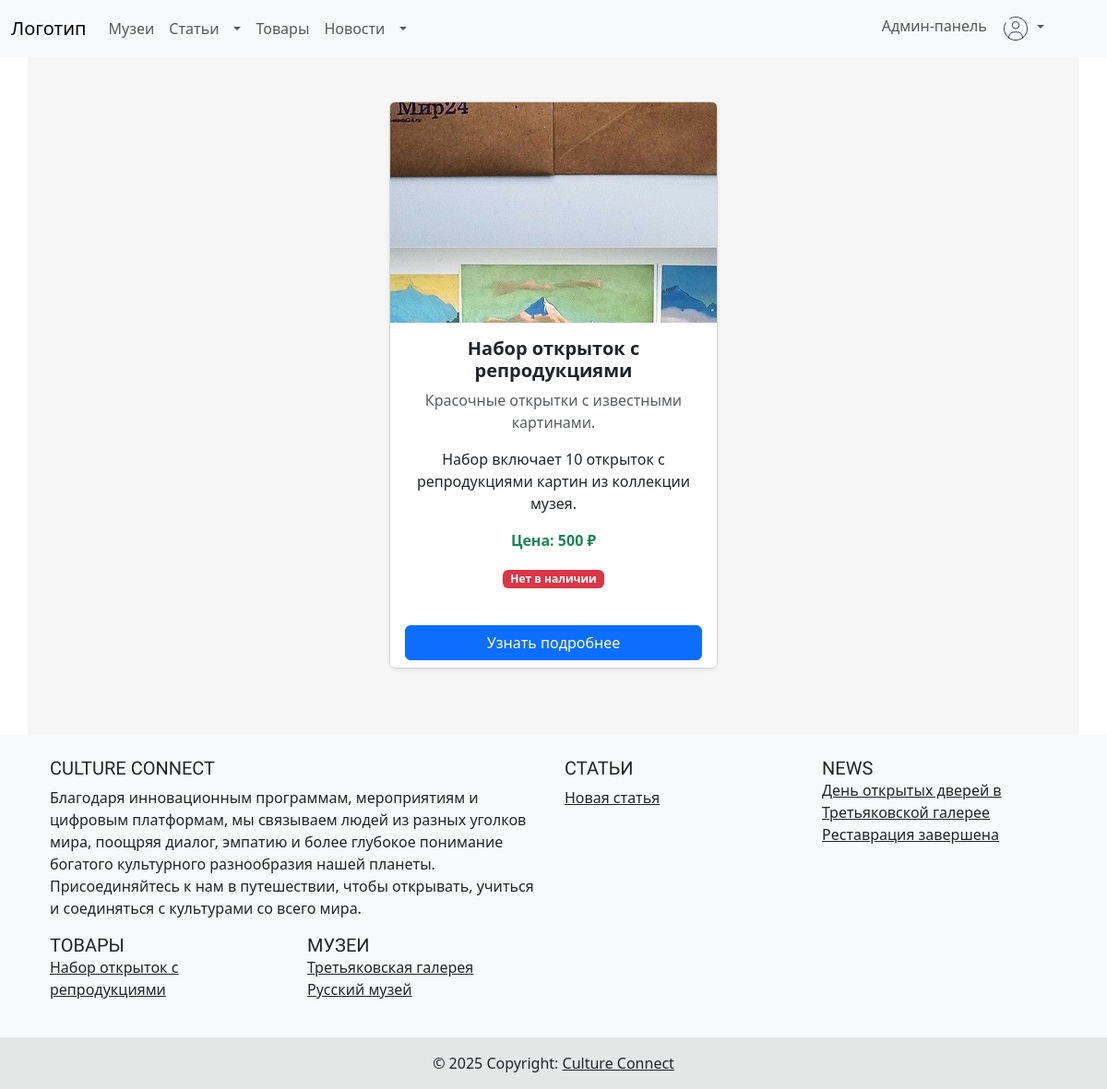
Page /product.php (signed in) on the committed database.
### tables this page shows
CREATE TABLE `product` (
  `Id` int(11) NOT NULL,
  `Name` varchar(55) NOT NULL,
  `Short_desc` varchar(150) NOT NULL,
  `Full_desc` varchar(320) DEFAULT NULL,
  `Price` varchar(25) DEFAULT NULL,
  `Available` varchar(15) DEFAULT NULL,
  `Image_path` varchar(255) DEFAULT NULL,
  `Editor` int(11) DEFAULT NULL
);

CREATE TABLE `articles` (
  `Id` int(11) NOT NULL,
  `Name` varchar(55) NOT NULL,
  `Short_desc` varchar(150) NOT NULL,
  `Full_desc` varchar(320) NOT NULL,
  `Date` varchar(25) NOT NULL,
  `Editor` int(11) DEFAULT NULL
);

CREATE TABLE `news` (
  `Id` int(11) NOT NULL,
  `Name` varchar(55) NOT NULL,
  `Short_desc` varchar(150) NOT NULL,
  `Full_desc` varchar(320) NOT NULL,
  `Footer_desc` varchar(150) NOT NULL,
  `Date` varchar(25) NOT NULL,
  `Editor` int(11) DEFAULT NULL
);

CREATE TABLE `museums` (
  `Id` int(11) NOT NULL,
  `Name` varchar(55) NOT NULL,
  `Short_desc` varchar(150) NOT NULL,
  `Full_desc` varchar(320) NOT NULL,
  `Image_path` varchar(255) DEFAULT NULL,
  `Editor` int(11) DEFAULT NULL
);

### product.php (the view, shortened to what this page needs)
<?php include "include/header.php"; ?>
<?php
$query_museums = $pdo->prepare("SELECT * FROM product");
$query_museums->execute();
$products_query_result = $query_museums->fetchAll(PDO::FETCH_ASSOC);
?>
<body class="bg-light">
    <div class="container py-5">
        <?php if ($products_query_result): ?>
            <div class="row justify-content-center">
                <?php foreach ($products_query_result as $row): ?>
                    <div class="col-md-6 col-lg-4 mb-4">
                        <div class="card h-100 shadow-sm rounded-3 d-flex flex-column">
                            <div class="position-relative">
                                    <img src="cult_conn/uploads/<?= htmlspecialchars($row['Image_path']) ?>" loading="lazy" class="image-preview img-fluid" alt="Музей">
                            </div>
                            <div class="card-body text-center flex-grow-1">
                                <h5 class="card-title fw-bold"><?= htmlspecialchars($row["Name"]) ?></h5>
                                <p class="card-text text-muted"><?= htmlspecialchars($row['Short_desc']) ?></p>
                                <p class="card-text"><?= nl2br(htmlspecialchars($row['Full_desc'])) ?></p>
                                <p class="card-text fw-bold text-success">Цена: <?= htmlspecialchars($row['Price']) ?> ₽</p>
                                <p>
                                    <?php if ($row['Available'] == 'Yes'): ?>
                                        <span class="badge bg-success">В наличии</span>
                                    <?php else: ?>
                                        <span class="badge bg-danger">Нет в наличии</span>
                                    <?php endif; ?>
                                </p>
                            </div>
                            <div class="card-footer bg-white border-0 text-center">
                                <a href="dynamic_pages/products.php?id=<?= urlencode($row['Id']) ?>" class="btn btn-primary w-100">Узнать подробнее</a>
                            </div>
                        </div>
                    </div>
                <?php endforeach; ?>
            </div>
        <?php else: ?>
            <p class="text-muted text-center">Мы ничего не продаем (</p>
        <?php endif; ?>
    </div>
</body>
<?php include "include/footer.php"; ?>

### include/footer.php (shortened to what this page needs)
<?php
$query_artl = $pdo->prepare("SELECT Name, Id FROM articles");
$query_artl->execute();
$articles_query_result = $query_artl->fetchAll(PDO::FETCH_ASSOC);
$query_news = $pdo->prepare("SELECT Name, Id FROM news");
$query_news->execute();
$news_query_result = $query_news->fetchAll(PDO::FETCH_ASSOC);
$query_prod = $pdo->prepare("SELECT Name, Id FROM product");
$query_prod->execute();
$products_query_result = $query_prod->fetchAll(PDO::FETCH_ASSOC);
$query_museums = $pdo->prepare("SELECT Name, Id FROM museums");
$query_museums->execute();
$museums_query_result = $query_museums->fetchAll(PDO::FETCH_ASSOC);
?>
<footer class="bg-light text-center text-lg-start">
        <div class="container p-4">
            <div class="row">
                <div class="col-lg-6 col-md-12 mb-4 mb-md-0">
                    <h5 class="text-uppercase mooli-regular">Culture Connect</h5>
                    <p>
                    Благодаря инновационным программам, мероприятиям и цифровым платформам, мы связываем людей из разных уголков мира, поощряя диалог, эмпатию и более глубокое понимание богатого культурного разнообразия нашей планеты. Присоединяйтесь к нам в путешествии, чтобы открывать, учиться и соединяться с культурами со всего мира.                    </p>
                </div>
                <div class="col-lg-3 col-md-6 mb-4 mb-md-0">
                    <h5 class="text-uppercase comfortaa-regular">Статьи</h5>
                    <ul class="list-unstyled mb-0">
                        <?php
                        foreach ($articles_query_result as $article) {
                            echo "<li><a href='article.php?id={$article['Id']}' class='text-dark'>{$article['Name']}</a></li>";
                        }
                        ?>
                    </ul>
                </div>
                <div class="col-lg-3 col-md-6 mb-4 mb-md-0">
                    <h5 class="text-uppercase mb-0 comfortaa-bold">News</h5>
                    <ul class="list-unstyled">
                        <?php
                        foreach ($news_query_result as $news) {
                            echo "<li><a href='news.php?id={$news['Id']}' class='text-dark'>{$news['Name']}</a></li>";
                        }
                        ?>
                    </ul>
                </div>
                <div class="col-lg-3 col-md-6 mb-4 mb-md-0">
                    <h5 class="text-uppercase mb-0 comfortaa-bold">Товары</h5>
                    <ul class="list-unstyled">
                        <?php
                        foreach ($products_query_result as $product) {
                            echo "<li><a href='product.php?id={$product['Id']}' class='text-dark'>{$product['Name']}</a></li>";
                        }
                        ?>
                    </ul>
                </div>
                <div class="col-lg-3 col-md-6 mb-4 mb-md-0">
                    <h5 class="text-uppercase mb-0 comfortaa-bold">Музеи</h5>
                    <ul class="list-unstyled">
                        <?php
                        foreach ($museums_query_result as $museum) {
                            echo "<li><a href='museum.php?id={$museum['Id']}' class='text-dark'>{$museum['Name']}</a></li>";
                        }
                        ?>
                    </ul>
                </div>
            </div>
        </div>
        <div class="text-center p-3" style="background-color: rgba(0, 0, 0, 0.08);">
            © 2025 Copyright:
            <a class="text-dark" href="/cult_conn">Culture Connect</a>
        </div>
</footer>
</body>

### include/header.php (style rules this page uses)
.mooli-regular { font-family: "Mooli", sans-serif; font-weight: 400; font-style: normal; }
.comfortaa-regular { font-family: "Comfortaa", sans-serif; font-optical-sizing: auto; font-weight: 400; font-style: normal; }
.comfortaa-bold { font-family: "Comfortaa", sans-serif; font-optical-sizing: auto; font-weight: 500; font-style: normal; }
.container.py-5 { background-color: #efefef8f; width: 100%; height: 100%; }
@media (max-width: 1200px) { footer { position: relative; bottom: 0; width: 100%; } }
@media (max-width: 1200px) { html { position: relative; } }

### product.php (style rules this page uses)
.card img { width: 100%; height: 239px; border-radius: 5px 5px 0 0; object-fit: none; }

### rows in the picture
product: Image_path (picture), Name "Набор открыток с репродукциями", Short_desc "Красочные открытки с известными картинами.", Full_desc "Набор включает 10 открыток с репродукциями картин из коллекции музея.", Price "500", Available "Нет в наличии"
articles: Name "Новая статья"
news: Name "День открытых дверей в Третьяковской галерее"
news: Name "Реставрация завершена"
museums: Name "Третьяковская галерея"
museums: Name "Русский музей"
